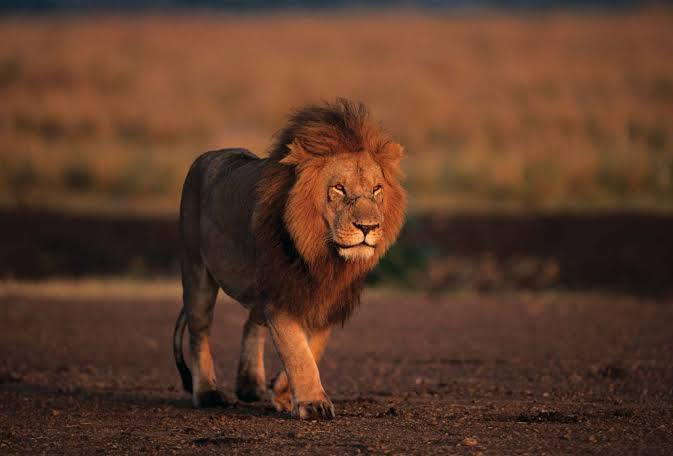
%> input picture cover.jpg, 673 x 456 px
$ octave demo_batch_paper2.m   (GNU Octave 9; MATLAB toolbox functions it lacks are replaced by stand-ins)
%> lines starting %> are read from the running program, lines starting %| are printed output that depends on the picture
### manual_rgb2gray.m
function gray = manual_rgb2gray(rgbImg)
% MANUAL_RGB2GRAY  Standard luminance formula (same weights the
% Image Processing Toolbox's rgb2gray uses internally). No toolbox needed.
    rgbImg = double(rgbImg);
    gray = uint8(0.2989*rgbImg(:,:,1) + 0.5870*rgbImg(:,:,2) + 0.1140*rgbImg(:,:,3));
end

### manual_imresize.m
function out = manual_imresize(img, outSize)
% MANUAL_IMRESIZE  Nearest-neighbor resize - simple, robust, no toolbox
% needed. Works for 2D grayscale/logical images.
    img = double(img);
    [inRows, inCols] = size(img);
    outRows = outSize(1); outCols = outSize(2);
    rIdx = round(linspace(1, inRows, outRows));
    cIdx = round(linspace(1, inCols, outCols));
    rIdx(rIdx < 1) = 1; cIdx(cIdx < 1) = 1;
    out = img(rIdx, cIdx);
end

### hy_bfo.m
function [bestPos, bestCost, evals] = hy_bfo(costFcn, lo, hi, cfg)
% HY_BFO  Bacterial Foraging Optimization for ONE parameter (here: alpha).
% Written by hand, no toolbox. It follows the four stages in the paper:
% chemotaxis (tumble and swim), reproduction, elimination-dispersal.
% The swarming term is left out: with a single parameter it adds nothing.
%
%   [bestPos, bestCost, evals] = hy_bfo(costFcn, lo, hi, cfg)
%
%   costFcn : handle, cost = costFcn(position). Lower is better.
%   lo, hi  : search limits for the parameter
%   cfg     : struct with
%       N    number of bacteria (made even)
%       nc   chemotactic steps per reproduction round
%       ns   maximum swim length
%       nre  reproduction rounds
%       ned  elimination-dispersal rounds
%       Ped  probability that a bacterium is dispersed
%       step chemotactic step size  <- this is what PSO tunes in stage 5
%
%   evals   : how many times costFcn was called (the slow part)

    N = 2 * floor(cfg.N / 2);
    evals = 0;

    pos = lo + (hi - lo) * rand(1, N);
    cost = zeros(1, N);
    for i = 1:N
        cost(i) = costFcn(pos(i));
        evals = evals + 1;
    end
    [bestCost, ib] = min(cost);
    bestPos = pos(ib);

    for l = 1:cfg.ned
        for k = 1:cfg.nre
            health = zeros(1, N);

            for j = 1:cfg.nc
                for i = 1:N
                    Jlast = cost(i);

                    % Tumble: with one parameter the new direction is +1 or -1
                    dirn = 2 * (rand > 0.5) - 1;
                    pos(i) = min(max(pos(i) + cfg.step * dirn, lo), hi);
                    cost(i) = costFcn(pos(i));
                    evals = evals + 1;
                    if cost(i) < bestCost
                        bestCost = cost(i);
                        bestPos = pos(i);
                    end

                    % Swim: keep going the same way while it keeps improving
                    m = 0;
                    while m < cfg.ns && cost(i) < Jlast
                        Jlast = cost(i);
                        pos(i) = min(max(pos(i) + cfg.step * dirn, lo), hi);
                        cost(i) = costFcn(pos(i));
                        evals = evals + 1;
                        if cost(i) < bestCost
                            bestCost = cost(i);
                            bestPos = pos(i);
                        end
                        m = m + 1;
                    end

                    health(i) = health(i) + cost(i);
                end
            end

            % Reproduction: the healthier half splits in two, the other half dies
            [~, order] = sort(health);
            keep = order(1:N/2);
            pos = [pos(keep), pos(keep)];
            cost = [cost(keep), cost(keep)];
        end

        % Elimination-dispersal: some bacteria are moved to random places
        for i = 1:N
            if rand < cfg.Ped
                pos(i) = lo + (hi - lo) * rand;
                cost(i) = costFcn(pos(i));
                evals = evals + 1;
                if cost(i) < bestCost
                    bestCost = cost(i);
                    bestPos = pos(i);
                end
            end
        end
    end
end

### hy_pso.m
function [bestX, bestCost] = hy_pso(costFcn, lo, hi, cfg)
% HY_PSO  Particle Swarm Optimization for ONE parameter, written by hand.
% In the paper PSO sets the best position of BFO's chemotactic parameter,
% so here costFcn runs a small BFO search for a given step size and returns
% the best cost that BFO found.
%
%   [bestX, bestCost] = hy_pso(costFcn, lo, hi, cfg)
%
%   cfg : struct with
%       nParticles  number of particles
%       iters       number of iterations
%       w           inertia weight
%       c1, c2      acceleration coefficients (own best, swarm best)
%
% Update rule (paper equations 14 and 15, written in the standard form):
%   v = w*v + c1*rand*(pbest - x) + c2*rand*(gbest - x)
%   x = x + v

    nP = cfg.nParticles;
    x = lo + (hi - lo) * rand(nP, 1);
    v = zeros(nP, 1);
    vmax = 0.2 * (hi - lo);

    pbest = x;
    pbestCost = zeros(nP, 1);
    for i = 1:nP
        pbestCost(i) = costFcn(x(i));
    end
    [bestCost, ib] = min(pbestCost);
    bestX = pbest(ib);

    for t = 1:cfg.iters
        for i = 1:nP
            v(i) = cfg.w * v(i) ...
                 + cfg.c1 * rand * (pbest(i) - x(i)) ...
                 + cfg.c2 * rand * (bestX - x(i));
            v(i) = min(max(v(i), -vmax), vmax);
            x(i) = min(max(x(i) + v(i), lo), hi);

            c = costFcn(x(i));
            if c < pbestCost(i)
                pbestCost(i) = c;
                pbest(i) = x(i);
            end
            if c < bestCost
                bestCost = c;
                bestX = x(i);
            end
        end
    end
end

### hy_attacks.m
function out = hy_attacks(img, seed, noiseCfg)
% HY_ATTACKS  Adds the four noise types used in the paper, one at a time,
% in the paper's order: Gaussian, shot, salt and pepper, speckle.
%
%   out = hy_attacks(img, seed, noiseCfg)
%
%   img      : uint8 image (usually the watermarked image)
%   seed     : random seed, so the same seed always gives the same noise
%   noiseCfg : struct with fields gaussVar, saltPepperDensity, speckleVar
%
%   out      : 1x4 cell array of noisy uint8 images
%
% The caller's random generator state is restored afterwards, so seeding the
% noise here does not disturb the random numbers used by BFO and PSO.

    saved = rng;
    rng(seed);

    out = cell(1, 4);
    out{1} = manual_imnoise_gaussian(img, noiseCfg.gaussVar);
    out{2} = hy_imnoise_shot(img);
    out{3} = manual_imnoise_saltpepper(img, noiseCfg.saltPepperDensity);
    out{4} = hy_imnoise_speckle(img, noiseCfg.speckleVar);

    rng(saved);
end

### hy_bfo_trial.m
function bestCost = hy_bfo_trial(step, costFcn, lo, hi, bfoCfg, seed)
% HY_BFO_TRIAL  Runs one BFO search with a given chemotactic step size and
% returns the best cost it found. PSO calls this to judge each step size.
%
% The random generator is seeded so every step size is judged on equal terms,
% and the caller's generator state is restored afterwards (otherwise PSO's
% own random numbers would be reset every time).

    saved = rng;
    rng(seed);
    bfoCfg.step = step;
    [~, bestCost] = hy_bfo(costFcn, lo, hi, bfoCfg);
    rng(saved);
end

### hy_embed.m
function [wmImg, key] = hy_embed(cover, W, alpha, stage)
% HY_EMBED  Embeds a watermark into the HH (diagonal detail) band of a
% Haar DWT, following the stages of Yildiz, Ustunsoy and Sayan (2024).
%
%   [wmImg, key] = hy_embed(cover, W, alpha, stage)
%
%   cover : grayscale cover image (uint8), even size
%   W     : watermark, a matrix of values between 0 and 1 of ANY size that
%           fits inside the HH band (size(cover)/2). The paper uses 17x9;
%           the GUI passes the size of the user's own watermark.
%   alpha : embedding strength (the paper's "scaling factor" / "gain")
%   stage : 1 = DWT only
%           2 = DWT + DCT
%           3 = DWT + DCT + SVD
%
%   wmImg : watermarked image (uint8)
%   key   : everything needed to extract later. The paper's method is
%           NON-BLIND, so extraction needs the original image's data
%           (and for stage 3 the watermark's own SVD matrices).
%
% What each stage does to the HH band:
%   stage 1: add alpha*W straight onto the HH coefficients
%   stage 2: take the DCT of HH, add alpha*W onto the DCT coefficients,
%            then go back with the inverse DCT
%   stage 3: take the DCT of HH, do an SVD of that, add alpha times the
%            watermark's singular values onto the largest singular values
%            of HH, then rebuild (inverse SVD, inverse DCT)
% After that the inverse DWT gives the watermarked image.

    if ndims(cover) ~= 2
        error('hy_embed:coverNotGray', 'The cover image must be a 2-D grayscale image.');
    end
    if mod(size(cover, 1), 2) ~= 0 || mod(size(cover, 2), 2) ~= 0
        error('hy_embed:oddSize', 'The cover image must have an even width and height (Haar DWT).');
    end

    A = double(cover);
    [LL, LH, HL, HH] = manual_dwt2_haar(A);
    [r, c] = size(HH);
    W = double(W);
    [wr, wc] = size(W);
    if ndims(W) ~= 2 || isempty(W) || any(~isfinite(W(:)))
        error('hy_embed:badWatermark', 'The watermark must be a non-empty 2-D matrix of finite numbers.');
    end
    if wr > r || wc > c
        error('hy_embed:watermarkTooLarge', ...
              'The watermark (%d x %d) does not fit in the HH band (%d x %d).', wr, wc, r, c);
    end

    % Put the small watermark in the top-left corner of a matrix the size of HH
    Wpad = zeros(r, c);
    Wpad(1:wr, 1:wc) = W;

    Tr = hy_dct_matrix(r);
    Tc = hy_dct_matrix(c);

    key = struct('stage', stage, 'alpha', alpha);
    key.imgSize = size(cover);   % lets hy_extract catch a wrong-sized image

    switch stage
        case 1
            key.HH = HH;
            HHm = HH + alpha * Wpad;

        case 2
            D = Tr * HH * Tc';
            key.D = D;
            HHm = Tr' * (D + alpha * Wpad) * Tc;

        case 3
            D = Tr * HH * Tc';
            [U, S, V] = svd(D);
            s = diag(S);

            % SVD of the watermark. A 0/1 pattern like "VIT" has only a few
            % non-zero singular values, so only those carry information.
            [Uw, Sw, Vw] = svd(W, 'econ');
            sw = diag(Sw);
            k = sum(sw > 1e-8 * sw(1));

            s2 = s;
            s2(1:k) = s(1:k) + alpha * sw(1:k);
            Dm = U * diag(s2) * V';
            HHm = Tr' * Dm * Tc;

            key.s  = s(1:k);        % original singular values of HH (the key)
            key.Uw = Uw(:, 1:k);    % watermark's left vectors
            key.Vw = Vw(:, 1:k);    % watermark's right vectors

        otherwise
            error('stage must be 1, 2 or 3');
    end

    wm = manual_idwt2_haar(LL, LH, HL, HHm);
    wmImg = uint8(min(max(round(wm), 0), 255));
end

### hy_objective.m
function f = hy_objective(alpha, cover, W, noiseCfg, seed, qualityWeight)
% HY_OBJECTIVE  The function BFO tries to minimise (paper equation 13):
%
%       Fobj = 1 / (NCC1 + NCC2 + NCC3 + NCC4)
%
% where NCC1..NCC4 are the watermark similarity scores after Gaussian, shot,
% salt and pepper and speckle noise. A smaller value means the watermark
% survives all four noises better. Uses the full DWT-DCT-SVD pipeline.
%
%   alpha         : embedding strength being tried
%   seed          : fixed noise seed so the same alpha always gives the same cost
%   qualityWeight : 0 follows the paper exactly. A value above 0 adds a penalty
%                   when the watermarked image drops below 50 dB PSNR, which
%                   stops the search from simply choosing the strongest alpha.

    [wm, key] = hy_embed(cover, W, alpha, 3);
    atk = hy_attacks(wm, seed, noiseCfg);

    total = 0;
    for i = 1:4
        We = hy_extract(atk{i}, key, size(W));
        total = total + hy_ncc(W, We);
    end
    f = 1 / max(total, 1e-6);

    if qualityWeight > 0
        p = hy_image_metrics(cover, wm);
        f = f + qualityWeight * max(50 - p, 0) / 50;
    end
end

### hy_watermark_vit.m
function W = hy_watermark_vit()
% HY_WATERMARK_VIT  A 9 x 17 black/white watermark that spells "VIT".
% The paper uses a 17 x 9 pixel pattern ("A28"); this has the same size.
% Three 5-pixel-wide letters with 1 blank column between them = 17 columns,
% 7 rows of letter with 1 blank row above and below = 9 rows.

    V = ['10001'; '10001'; '10001'; '10001'; '01010'; '01010'; '00100'] == '1';
    I = ['11111'; '00100'; '00100'; '00100'; '00100'; '00100'; '11111'] == '1';
    T = ['11111'; '00100'; '00100'; '00100'; '00100'; '00100'; '00100'] == '1';

    gap = false(7, 1);
    body = [V, gap, I, gap, T];          % 7 x 17
    W = double([false(1, 17); body; false(1, 17)]);   % 9 x 17
end

### hy_imnoise_shot.m
function out = hy_imnoise_shot(img)
% HY_IMNOISE_SHOT  Shot (Poisson) noise without any toolbox.
%
% imnoise(I, 'poisson') treats every uint8 pixel value as the mean of a
% Poisson random number. A Poisson variable with a large mean behaves almost
% like a Gaussian whose variance equals the mean, so we use
%       I + sqrt(I) * randn
% which needs no Statistics Toolbox.

    imgD = double(img);
    noisy = imgD + sqrt(max(imgD, 0)) .* randn(size(imgD));
    out = uint8(min(max(round(noisy), 0), 255));
end

### hy_imnoise_speckle.m
function out = hy_imnoise_speckle(img, variance)
% HY_IMNOISE_SPECKLE  Multiplicative speckle noise, same model as
% imnoise(I, 'speckle', v):   J = I + n .* I
% where n is uniform random noise with mean 0 and the given variance.

    imgD = double(img);
    n = sqrt(12 * variance) * (rand(size(imgD)) - 0.5);
    noisy = imgD + n .* imgD;
    out = uint8(min(max(round(noisy), 0), 255));
end

### manual_imnoise_gaussian.m
function out = manual_imnoise_gaussian(img, variance)
% MANUAL_IMNOISE_GAUSSIAN  Adds zero-mean Gaussian noise, image treated
% on a [0,1] scale (matching imnoise's convention), no toolbox needed.
    imgD = double(img) / 255;
    noise = sqrt(variance) * randn(size(imgD));
    noisy = min(max(imgD + noise, 0), 1);
    out = uint8(noisy * 255);
end

### manual_imnoise_saltpepper.m
function out = manual_imnoise_saltpepper(img, density)
% MANUAL_IMNOISE_SALTPEPPER  Randomly sets a fraction 'density' of pixels
% to 0 or 255. No toolbox needed.
    imgD = double(img);
    mask = rand(size(imgD));
    imgD(mask < density/2) = 0;
    imgD(mask >= density/2 & mask < density) = 255;
    out = uint8(imgD);
end

### hy_dct_matrix.m
function T = hy_dct_matrix(N)
% HY_DCT_MATRIX  N x N orthonormal DCT-II matrix, built by hand (no toolbox).
%
%   Forward 2D DCT of a matrix X :  D = Tr * X * Tc'
%   Inverse                      :  X = Tr' * D * Tc
%
% Tr is hy_dct_matrix(number of rows), Tc is hy_dct_matrix(number of columns).

    n = (0:N-1)';          % column of frequency indices
    x = 0:N-1;             % row of sample positions
    T = sqrt(2/N) * cos(pi * n * (2*x + 1) / (2*N));
    T(1, :) = sqrt(1/N);   % the first row (DC) has a different scale
end

### manual_dwt2_haar.m
function [LL, LH, HL, HH] = manual_dwt2_haar(img)
% MANUAL_DWT2_HAAR  Single-level 2D Haar wavelet decomposition, written
% by hand (no Wavelet Toolbox needed - dwt2 is a toolbox function).
%
%   [LL, LH, HL, HH] = manual_dwt2_haar(img)
%
%   img : grayscale image, dimensions must be even in both directions
%
%   LL : approximation sub-band (low freq both directions) - most of
%        the image's energy lives here, this is a shrunk version of img
%   LH : horizontal-detail sub-band
%   HL : vertical-detail sub-band   <- this is what we embed into
%   HH : diagonal-detail sub-band (high freq both directions, mostly noise/edges)
%
%   Each output is exactly half the width and half the height of img.

    img = double(img);

    % Pass 1: transform across columns (pair up adjacent columns)
    Lc = (img(:,1:2:end) + img(:,2:2:end)) / sqrt(2);
    Hc = (img(:,1:2:end) - img(:,2:2:end)) / sqrt(2);

    % Pass 2: transform across rows of the results above (pair up adjacent rows)
    LL = (Lc(1:2:end,:) + Lc(2:2:end,:)) / sqrt(2);
    LH = (Lc(1:2:end,:) - Lc(2:2:end,:)) / sqrt(2);
    HL = (Hc(1:2:end,:) + Hc(2:2:end,:)) / sqrt(2);
    HH = (Hc(1:2:end,:) - Hc(2:2:end,:)) / sqrt(2);
end

### manual_idwt2_haar.m
function img = manual_idwt2_haar(LL, LH, HL, HH)
% MANUAL_IDWT2_HAAR  Inverse of manual_dwt2_haar - reconstructs the
% full-size image from its four Haar sub-bands. No toolbox needed
% (idwt2 is a Wavelet Toolbox function).
%
%   img = manual_idwt2_haar(LL, LH, HL, HH)

    [r, c] = size(LL);

    % Undo pass 2 (rows)
    Lc = zeros(r*2, c);
    Lc(1:2:end,:) = (LL + LH) / sqrt(2);
    Lc(2:2:end,:) = (LL - LH) / sqrt(2);

    Hc = zeros(r*2, c);
    Hc(1:2:end,:) = (HL + HH) / sqrt(2);
    Hc(2:2:end,:) = (HL - HH) / sqrt(2);

    % Undo pass 1 (columns)
    img = zeros(r*2, c*2);
    img(:,1:2:end) = (Lc + Hc) / sqrt(2);
    img(:,2:2:end) = (Lc - Hc) / sqrt(2);
end

### demo_batch_paper2.m
%% HYBRID DWT-DCT-SVD WATERMARKING WITH BFO AND PSO (PBFO)  -  BATCH DEMO
% This is the ORIGINAL command-line demo (previously main_demo_paper2.m).
% It still uses cover.jpg and the built-in VIT watermark and evaluates all
% four noises at once. The GUI version is now main_demo_paper2.m.
%
% Follows Yildiz, Ustunsoy, Sayan (2024), Politeknik Dergisi 27(3).
%
% Five stages are compared:
%   1. DWT
%   2. DWT-DCT
%   3. DWT-DCT-SVD
%   4. DWT-DCT-SVD-BFO   (alpha chosen by bacterial foraging)
%   5. DWT-DCT-SVD-PBFO  (alpha chosen by BFO whose step size is tuned by PSO)
%
% The watermark goes into the HH band, and extraction is non-blind
% (the original values are kept in a "key"), as in the paper.
% No toolbox is needed. Keep every file from the earlier projects
% (manual_*.m) plus every hy_*.m file in this same folder.

clc; clear; close all;

%% 1. Settings
imgSize      = 256;        % paper uses 512, which is slower
alphaFixed   = 30;         % strength for stages 1 to 3
alphaRange   = [5 100];    % search range for BFO and PBFO
qualityWeight = 0;         % 0 = paper exact. Try 0.1 to also reward image quality
noiseCfg = struct('gaussVar', 0.01, 'saltPepperDensity', 0.05, 'speckleVar', 0.04);
trainSeed = 7;             % noise used while optimising
testSeed  = 99;            % different noise used for the final test
optSeed   = 5;

bfoCfg     = struct('N',6,'nc',5,'ns',2,'nre',2,'ned',1,'Ped',0.25,'step',3);
bfoCfgFast = struct('N',4,'nc',3,'ns',2,'nre',2,'ned',1,'Ped',0.25,'step',3);
psoCfg     = struct('nParticles',4,'iters',3,'w',0.6,'c1',1.5,'c2',1.5);
stepRange  = [1 30];

%% 2. Load cover image and watermark
if isfile('cover.jpg')
    cover = imread('cover.jpg');
%> cover is the input picture: size 456x673x3 uint8; mean R, G, B 91.8, 59.1, 41.2
elseif isfile('cover.png')
    cover = imread('cover.png');
else
    try
        cover = imread('cameraman.tif');
    catch
        error('Put a file named cover.jpg in this folder.');
    end
end
if size(cover, 3) == 3
    cover = manual_rgb2gray(cover);
%> in manual_rgb2gray, `gray = uint8(0.2989*rgbImg(:,:,1) + 0.5870*rgbImg(:,:,2) + 0.1140*rgbI..`:
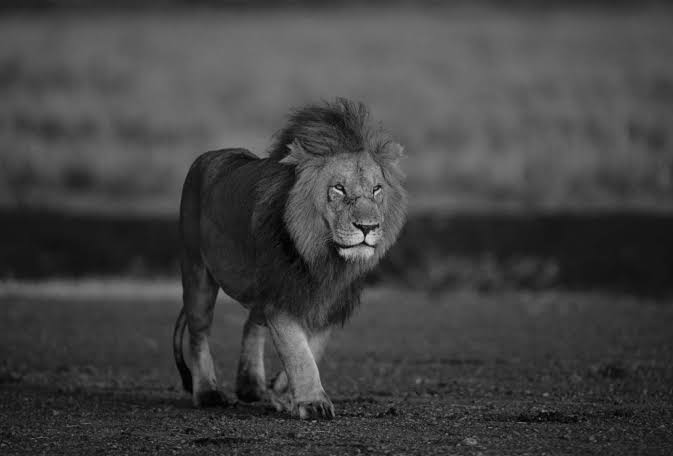
%> gray: size 456x673 uint8; min 0, max 211, mean 66.8
end
cover = uint8(manual_imresize(cover, [imgSize imgSize]));
%> in manual_imresize, `out = img(rIdx, cIdx);`:
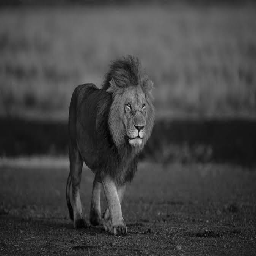
%> out: size 256x256 double; min 1, max 206, mean 66.7
%> cover: size 256x256 uint8
W = hy_watermark_vit();

%% 3. Find alpha with BFO and with PBFO
lo = alphaRange(1);  hi = alphaRange(2);
objFcn = @(a) hy_objective(a, cover, W, noiseCfg, trainSeed, qualityWeight);

fprintf('Running BFO (this can take a few minutes)...\n');
tic;
rng(optSeed);
[alphaBFO, costBFO, evalsBFO] = hy_bfo(objFcn, lo, hi, bfoCfg);
%> after the loop in hy_bfo, `for i = 1:N`: cost = [0.261 0.259 0.259 0.257 0.259 0.257]; evals = 6
%> in hy_bfo, `[bestCost, ib] = min(cost);`: bestCost = 0.257; ib = 4
%> in hy_bfo, `bestPos = pos(ib);`: bestPos = 94.53
%> after the loop in hy_bfo, `for l = 1:cfg.ned`: bestPos = 100; cost = [0.257 0.257 0.257 0.257 0.257 0.257]; evals = 99; health = [1.28 1.28 1.29 1.28 1.28 1.28]; pos = [100 100 100 100 100 100]
%> alphaBFO = 100; costBFO = 0.257; evalsBFO = 99
tBFO = toc;
fprintf('BFO done: alpha = %.2f, cost = %.4f, %d evaluations, %.1f s\n', ...
        alphaBFO, costBFO, evalsBFO, tBFO);
%| BFO done: alpha = 100.00, cost = 0.2566, 99 evaluations, 5.0 s

fprintf('Running PSO to tune the BFO step size...\n');
tic;
trialFcn = @(st) hy_bfo_trial(st, objFcn, lo, hi, bfoCfgFast, optSeed);
[bestStep, ~] = hy_pso(trialFcn, stepRange(1), stepRange(2), psoCfg);
%> after the loop in hy_pso, `for i = 1:nP`: pbestCost = [0.257; 0.257; 0.257; 0.257]
%> in hy_pso, `[bestCost, ib] = min(pbestCost);`: ib = 1
%> in hy_pso, `bestX = pbest(ib);`: bestX = 16.44
%> (the run ends here)
